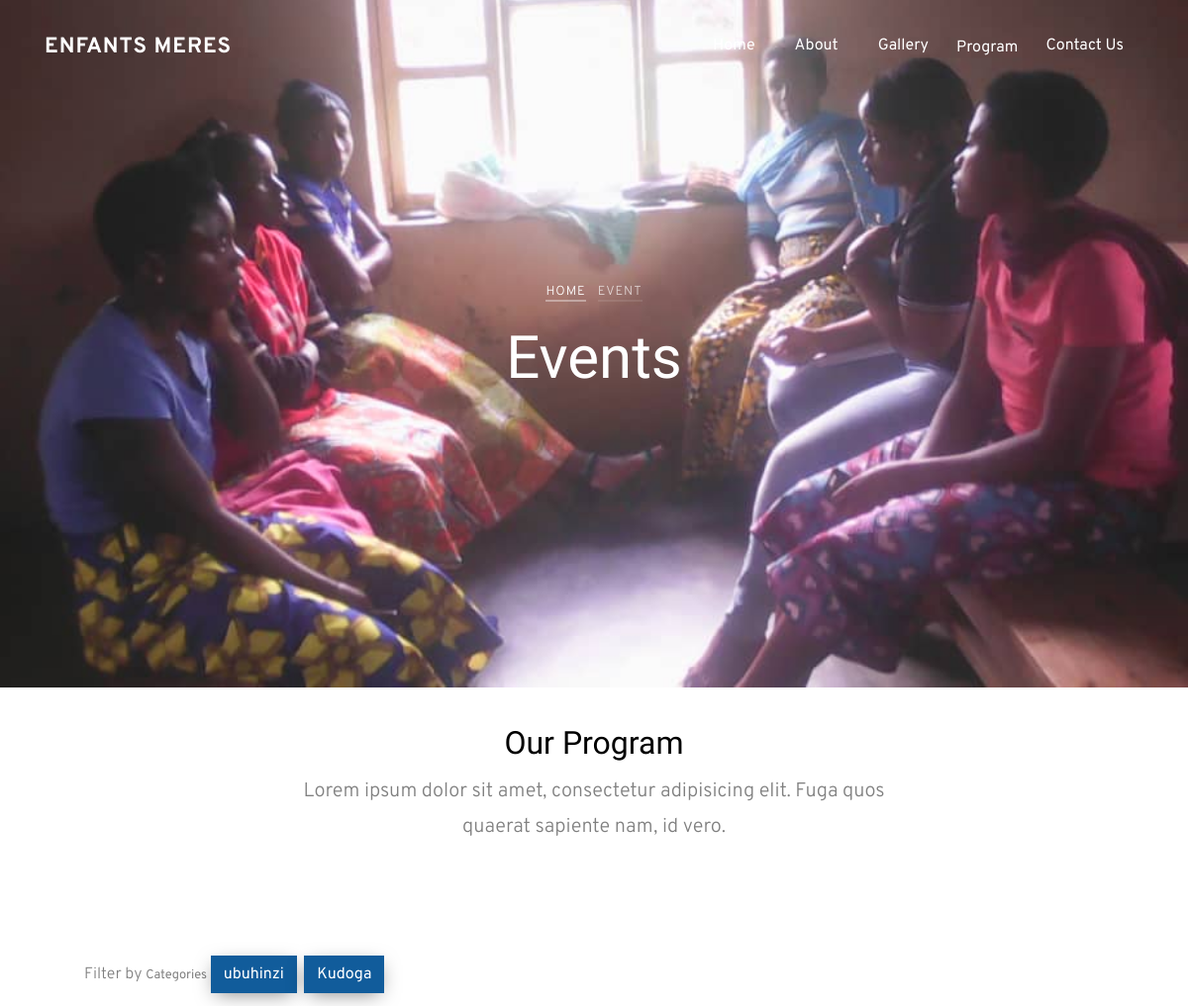
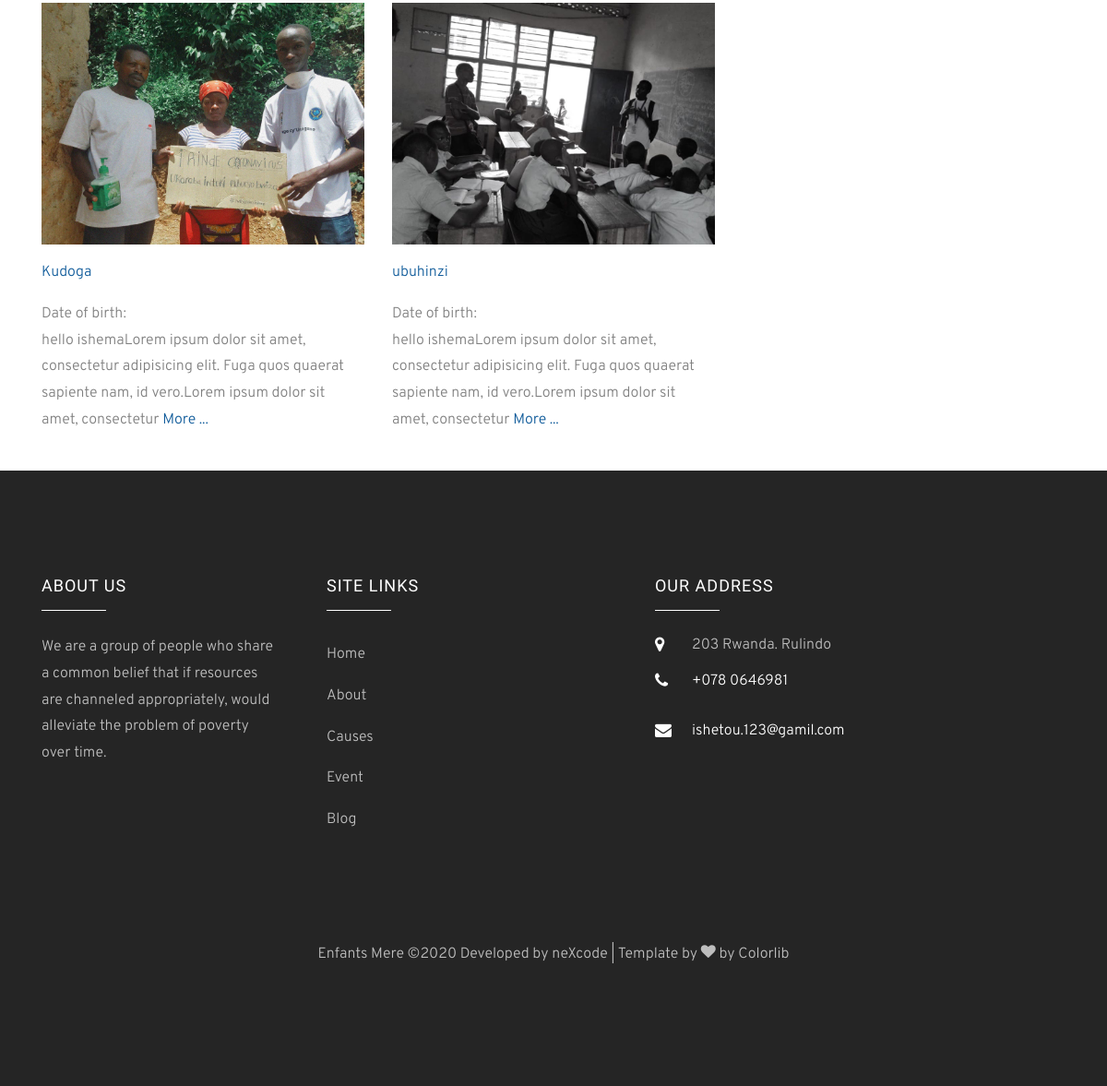
Page /program/ on the committed database (2 pictures, top to bottom).
### app/models.py (models this page shows, shortened)
class WorkCategory(models.Model):
    name = models.CharField(max_length=20)

class Program(models.Model):
    cover = models.ImageField(upload_to='images/program')
    title = models.CharField(max_length=100)
    umurenge = models.CharField(max_length=50)
    akagali = models.CharField(max_length=50)
    umudugudu = models.CharField(max_length=50)
    description = models.TextField()
    categories = models.ManyToManyField('WorkCategory', related_name='program')
    slug = models.SlugField(null=True,blank=True, unique=True)
    def get_absolute_url(self):
        return reverse('program_detail', kwargs={'slug': self.slug})

### app/views.py (the view)
# urls.py: path('program/', views.program, name='abana'),
def program(request):
    abana = Program.objects.all()
    categories = WorkCategory.objects.all()
    context = {
        'abana': abana,
        'categories': categories,
    }
    return render(request, 'program.html', context)

### app/templates/program.html (shortened to what this page needs)
{% extends 'base.html' %}
{% block content %}
{% load static %}
<div class="hero-wrap" style="background-image: url('{% static 'images/image1.jpg' %}');" data-stellar-background-ratio="0.5">
  <div class="container">
    <div class="row no-gutters slider-text align-items-center justify-content-center" data-scrollax-parent="true">
      <div class="col-md-7 ftco-animate text-center" data-scrollax=" properties: { translateY: '70%' }">
         <p class="breadcrumbs" data-scrollax="properties: { translateY: '30%', opacity: 1.6 }"><span class="mr-2"><a href="index.html">Home</a></span> <span>Event</span></p>
        <h1 class="mb-3 bread" data-scrollax="properties: { translateY: '30%', opacity: 1.6 }">Events</h1>
      </div>
    </div>
  </div>
</div>
<br>
<div class="site-section" id="our-team-section">
    <div class="container">
      <div class="row mb-5 justify-content-center text-center"  data-aos="fade-up">
        <div class="col-7 text-center  mb-5">
          <h2 class="section-title">Our Program</h2>
          <p class="lead">Lorem ipsum dolor sit amet, consectetur adipisicing elit. Fuga quos quaerat sapiente nam, id vero.</p>
        </div>
      </div>
      <div class="row">
        <div class="col-lg-12">
          <ul id="portfolio-flters">
              Filter by <small>Categories</small>
            {% for category in categories %}
            <a href="{% url 'filter_abana' category.name %}" class="btn btn-primary">
             {{ category.name }}
            </a>&nbsp;
            {% endfor %}
          </ul>
        </div>
      </div>
<div class="row">
    {% for umwana in abana %}
    <div class="col-lg-4 col-md-6 mb-4" data-aos="fade-up" data-aos-delay="100">
        <a href="{{ umwana.get_absolute_url }}">
          <div class="person">
            <div class="bio-img">
              <figure>
                <img src="{{ umwana.cover.url }}" alt="Image" class="img-fluid">
              </figure>
            </div>
            <span class="sub-title d-block mb-3">
              {% for category in umwana.categories.all %}
              <a href="{% url 'filter_abana' category.name %}">
                  {{ category.name }}
              </a>&nbsp;
              {% endfor %}
              <br>
            </span>
            Date of birth: <small>{{ umwana.date_of_birth}}</small>
            <p>{{ umwana.description|slice:":150" }}<a href="{{ item.get_absolute_url }}">More ...</a></p>
          </div>
        </a>
      </div>
    {% endfor %}
      </div>
    </div>
</div>
{% endblock  %}

### templates/base.html (shortened to what this page needs)
<!DOCTYPE html>
<html lang="en">
  <head>
    {% load static %}
    <link rel="stylesheet" href="{% static 'css/open-iconic-bootstrap.min.css' %} ">
    <link rel="stylesheet" href="{% static 'css/animate.css' %} ">
    <link rel="stylesheet" href="{% static 'css/owl.carousel.min.css' %} ">
    <link rel="stylesheet" href="{% static 'css/owl.theme.default.min.css' %} ">
    <link rel="stylesheet" href="{% static 'css/magnific-popup.css' %} ">
    <link rel="stylesheet" href="{% static 'css/aos.css' %} ">
    <link rel="stylesheet" href="{% static 'css/ionicons.min.css' %} ">
    <link rel="stylesheet" href="{% static 'css/bootstrap-datepicker.css' %} ">
    <link rel="stylesheet" href="{% static 'css/jquery.timepicker.css' %} ">
    <link rel="stylesheet" href="{% static 'css/flaticon.css' %} ">
    <link rel="stylesheet" href="{% static 'css/icomoon.css' %} ">
    <link rel="stylesheet" href="{% static 'css/font-awesome.min.css' %} ">
    <link href="{% static 'css/bootstrap.min.css' %}" rel="stylesheet">
    <link rel="stylesheet" href="{% static 'css/style.css' %}">
  </head>
  <body>
  <nav class="navbar navbar-expand-lg navbar-dark ftco_navbar bg-dark ftco-navbar-light" id="ftco-navbar">
    <div class="container">
      <a class="navbar-brand" href="index.html">Enfants Meres</a>
      <div class="collapse navbar-collapse" id="ftco-nav">
        <ul class="navbar-nav ml-auto">
          <li class="nav-item"><a href="{% url 'index' %}" class="nav-link">Home</a></li>
          <li class="nav-item"><a href="{% url 'about' %}" class="nav-link">About</a></li>
          <li class="nav-item"><a href="{% url 'gallery' %}" class="nav-link">Gallery</a></li>
          <div class="dropdown ">
            <button class="dropbtn nav-link text-white">Program</button>
          </div>
          <li class="nav-item"><a href="{% url 'contact' %}" class="nav-link">Contact Us</a></li>
        </ul>
      </div>
    </div>
  </nav>
    {% block content %}
    {% endblock  %}
    <footer class="ftco-footer ftco-section img">
      <div class="container">
        <div class="row mb-5">
          <div class="col-md-3">
            <div class="ftco-footer-widget mb-4">
              <h2 class="ftco-heading-2">About Us</h2>
              <p> We are a group of people who share a common belief that if resources are channeled appropriately, would alleviate the problem of poverty over time.</p>
              <ul class="ftco-footer-social list-unstyled float-md-left float-lft mt-5">
              </ul>
            </div>
          </div>
          <div class="col-md-4">
            <div class="ftco-footer-widget mb-4 ml-md-4">
              <h2 class="ftco-heading-2">Site Links</h2>
              <ul class="list-unstyled">
                <li><a href="{% url 'index' %}" class="py-2 d-block">Home</a></li>
                <li><a href="{% url 'about' %}" class="py-2 d-block">About</a></li>
                <li><a href="{% url 'cause' %}" class="py-2 d-block">Causes</a></li>
                <li><a href="{% url 'event' %}" class="py-2 d-block">Event</a></li>
                <li><a href="{% url 'blog' %}" class="py-2 d-block">Blog</a></li>
              </ul>
            </div>
          </div>
          <div class="col-md-3">
            <div class="ftco-footer-widget mb-4">
            	<h2 class="ftco-heading-2">Our Address</h2>
            	<div class="block-23 mb-3">
	              <ul>
	                <li><span class="icon icon-map-marker"></span><span class="text">203 Rwanda. Rulindo</span></li>
	                <li><a href="#"><span class="icon icon-phone"></span><span class="text">+078 0646981</span></a></li>
	                <li><a href="#"><span class="icon icon-envelope"></span><span class="text">ishetou.123@gamil.com</span></a></li>
	              </ul>
	            </div>
            </div>
          </div>
        </div>
        <div class="row">
          <div class="col-md-12 text-center">
            <p>
  Enfants Mere &copy;<script>document.write(new Date().getFullYear());</script> Developed by <a href="https://colorlib.com" target="_blank">neXcode</a> | Template by <i class="icon-heart" aria-hidden="true"></i> by <a href="https://colorlib.com" target="_blank">Colorlib</a>
  </p>
          </div>
        </div>
      </div>
    </footer>
  </body>
</html>

### app/static/css/icomoon.css (style rules this page uses)
[class^="icon-"], [class*=" icon-"] { font-family: 'icomoon' !important; speak: none; font-style: normal; font-weight: normal; font-variant: normal; text-transform: none; line-height: 1; -webkit-font-smoothing: antialiased; -moz-osx-font-smoothing: grayscale; }
.icon-heart:before { content: "\f004"; }
.icon-map-marker:before { content: "\f041"; }
.icon-phone:before { content: "\f095"; }
.icon-envelope:before { content: "\f0e0"; }

### templates/base.html (style rules this page uses)
.dropbtn { color: white; padding: 16px; font-size: 16px; border: none; cursor: pointer; background-color: transparent; }
.dropdown { position: relative; display: inline-block; }

### rows in the picture
WorkCategory: name "ubuhinzi"
WorkCategory: name "Kudoga"
Program: cover (picture), description "hello ishemaLorem ipsum dolor sit amet, consectetur adipisicing elit. Fuga quos quaerat sapiente nam, id vero.Lorem ipsum dolor sit amet, consectetur"
Program: cover (picture), description "hello ishemaLorem ipsum dolor sit amet, consectetur adipisicing elit. Fuga quos quaerat sapiente nam, id vero.Lorem ipsum dolor sit amet, consectetur"
